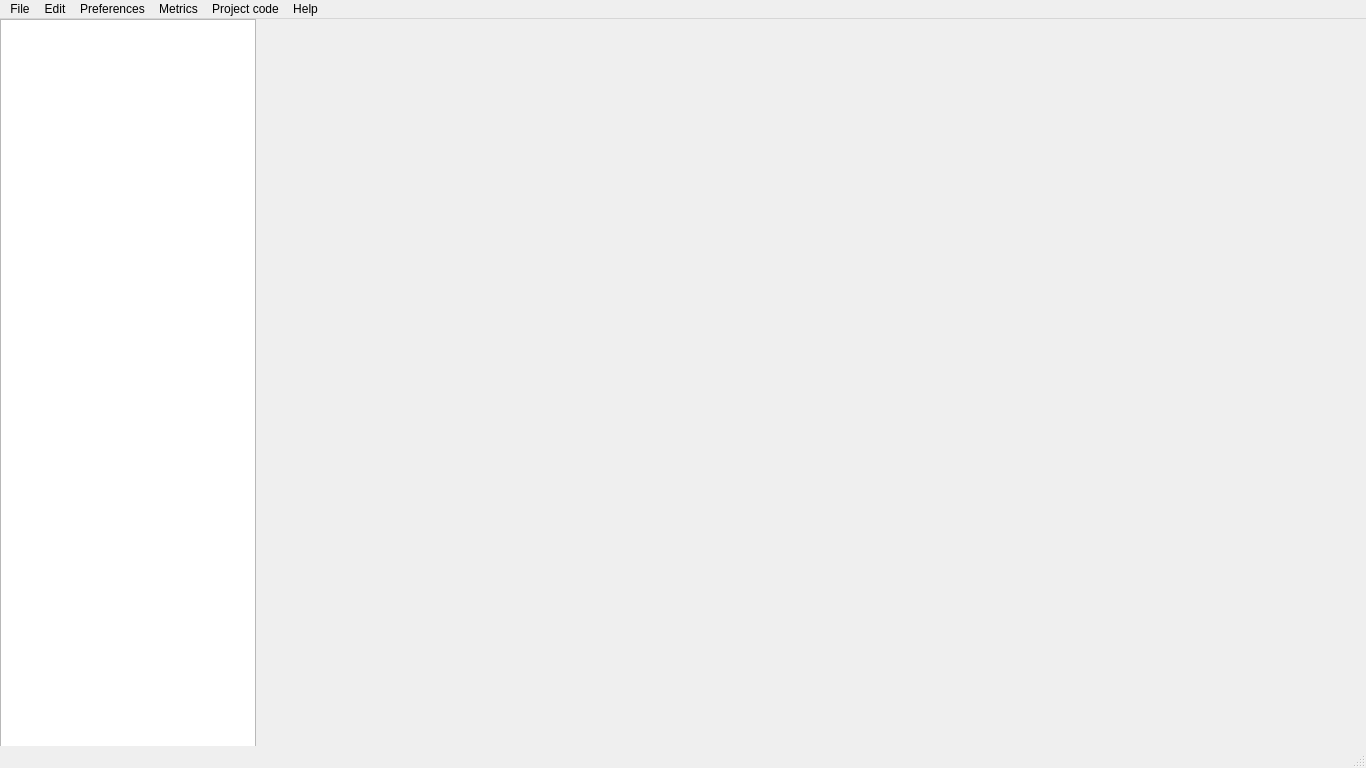
<?xml version="1.0" encoding="UTF-8"?>
<ui version="4.0">
 <class>MainWindow</class>
 <widget class="QMainWindow" name="MainWindow">
  <property name="geometry">
   <rect>
    <x>0</x>
    <y>0</y>
    <width>1366</width>
    <height>768</height>
   </rect>
  </property>
  <property name="acceptDrops">
   <bool>false</bool>
  </property>
  <property name="windowTitle">
   <string>CECS 543 Metrics Suite</string>
  </property>
  <property name="dockOptions">
   <set>QMainWindow::AllowTabbedDocks|QMainWindow::AnimatedDocks</set>
  </property>
  <widget class="QWidget" name="centralwidget">
   <widget class="QTreeView" name="treeView">
    <property name="geometry">
     <rect>
      <x>0</x>
      <y>0</y>
      <width>256</width>
      <height>741</height>
     </rect>
    </property>
    <property name="sizePolicy">
     <sizepolicy hsizetype="Expanding" vsizetype="Expanding">
      <horstretch>0</horstretch>
      <verstretch>0</verstretch>
     </sizepolicy>
    </property>
    <property name="horizontalScrollBarPolicy">
     <enum>Qt::ScrollBarAsNeeded</enum>
    </property>
    <property name="sizeAdjustPolicy">
     <enum>QAbstractScrollArea::AdjustToContents</enum>
    </property>
   </widget>
   <widget class="QWidget" name="horizontalLayoutWidget">
    <property name="geometry">
     <rect>
      <x>260</x>
      <y>0</y>
      <width>1101</width>
      <height>741</height>
     </rect>
    </property>
    <layout class="QHBoxLayout" name="horizontalLayout"/>
   </widget>
  </widget>
  <widget class="QStatusBar" name="statusbar"/>
  <widget class="QMenuBar" name="menubar">
   <property name="geometry">
    <rect>
     <x>0</x>
     <y>0</y>
     <width>1366</width>
     <height>28</height>
    </rect>
   </property>
   <widget class="QMenu" name="menuFile">
    <property name="title">
     <string>File</string>
    </property>
    <addaction name="actionNew"/>
    <addaction name="actionOpen"/>
    <addaction name="actionSave"/>
    <addaction name="actionExit"/>
   </widget>
   <widget class="QMenu" name="menuMetrics">
    <property name="title">
     <string>Metrics</string>
    </property>
    <widget class="QMenu" name="menuFunction_Points">
     <property name="title">
      <string>Function Points</string>
     </property>
     <addaction name="actionEnter_FP_Data"/>
     <addaction name="actionCompute_Code_Size"/>
    </widget>
    <widget class="QMenu" name="menuUse_Case_Points">
     <property name="title">
      <string>Use Case Points</string>
     </property>
     <addaction name="actionEnter_UCP_data"/>
    </widget>
    <widget class="QMenu" name="menuSMI">
     <property name="title">
      <string>SMI</string>
     </property>
     <addaction name="actionEnter_SMI_data"/>
    </widget>
    <addaction name="menuFunction_Points"/>
    <addaction name="menuUse_Case_Points"/>
    <addaction name="menuSMI"/>
   </widget>
   <widget class="QMenu" name="menuProject_code">
    <property name="title">
     <string>Project code</string>
    </property>
    <addaction name="actionAdd_Code"/>
    <addaction name="actionProject_Code_Statistics"/>
   </widget>
   <widget class="QMenu" name="menuHelp">
    <property name="title">
     <string>Help</string>
    </property>
   </widget>
   <widget class="QMenu" name="menuPreferences">
    <property name="title">
     <string>Preferences</string>
    </property>
    <addaction name="actionLanguage"/>
   </widget>
   <widget class="QMenu" name="menuEdit">
    <property name="title">
     <string>Edit</string>
    </property>
   </widget>
   <addaction name="menuFile"/>
   <addaction name="menuEdit"/>
   <addaction name="menuPreferences"/>
   <addaction name="menuMetrics"/>
   <addaction name="menuProject_code"/>
   <addaction name="menuHelp"/>
  </widget>
  <action name="actionLanguage">
   <property name="text">
    <string>Language</string>
   </property>
  </action>
  <action name="actionNew">
   <property name="text">
    <string>New</string>
   </property>
  </action>
  <action name="actionOpen">
   <property name="text">
    <string>Open</string>
   </property>
  </action>
  <action name="actionSave">
   <property name="text">
    <string>Save</string>
   </property>
  </action>
  <action name="actionExit">
   <property name="text">
    <string>Exit</string>
   </property>
  </action>
  <action name="actionSMI">
   <property name="text">
    <string>SMI</string>
   </property>
  </action>
  <action name="actionOO_Metrics">
   <property name="text">
    <string>OO Metrics</string>
   </property>
  </action>
  <action name="actionEnter_FP_Data">
   <property name="text">
    <string>Enter FP Data</string>
   </property>
  </action>
  <action name="actionCompute_Code_Size">
   <property name="text">
    <string>Compute Code Size</string>
   </property>
  </action>
  <action name="actionAdd_Code">
   <property name="text">
    <string>Add Code</string>
   </property>
  </action>
  <action name="actionProject_Code_Statistics">
   <property name="text">
    <string>Project Code Statistics</string>
   </property>
  </action>
  <action name="actionEnter_UCP_data">
   <property name="text">
    <string>Enter UCP data</string>
   </property>
  </action>
  <action name="actionEnter_SMI_data">
   <property name="text">
    <string>Enter SMI data</string>
   </property>
  </action>
 </widget>
 <resources/>
 <connections/>
</ui>
